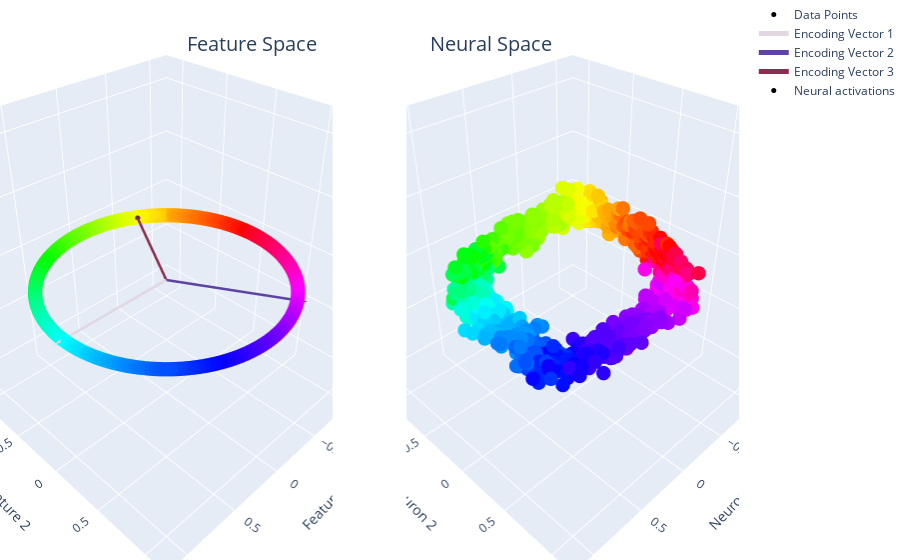

The notebook cell this image was saved under:
### Markdown cell above
### Plot circle $\mathcal{S}^1$ and $N=3$ encoding vectors



We will project latent manifold $\mathcal{S}^1$ (minimal embedding dimension $d=2$) into $N$-dimensional neural state space ($N=3$) with a $d\times N$ matrix $A$. The entries of $A$ are randomly sampled from a uniform distribution $U[-1,1]$ and its columns are random encoding vectors.

### Code cell
num_points = 1000
data = synthetic.hypersphere(1, num_points)

x = data[:, 0]
y = data[:, 1]
z = np.zeros(num_points)

angles = torch.atan2(data[:, 1], data[:, 0])
normalized_angles = angles / (2 * np.pi) + 1 / 2
colors = plt.cm.hsv(normalized_angles)

N = 3
place_angles = np.linspace(0, 2 * np.pi, N, endpoint=False)
encoding_matrix = gs.vstack((gs.cos(place_angles), gs.sin(place_angles)))
vectors = [encoding_matrix[:, i] for i in range(N)]

cm = plt.get_cmap("twilight")
vector_colors = [cm(1.0 * i / N) for i in range(N)]
vector_colors = [
    "rgb({}, {}, {})".format(int(r * 255), int(g * 255), int(b * 255))
    for r, g, b, _ in vector_colors
]

scatter1 = go.Scatter3d(
    x=x, y=y, z=z, mode="markers", marker=dict(size=5, color=colors), name="Data Points"
)

lines_and_cones = []
for idx, (vector, color) in enumerate(zip(vectors, vector_colors)):
    lines_and_cones.append(
        go.Scatter3d(
            x=[0, vector[0]],
            y=[0, vector[1]],
            z=[0, 0],
            mode="lines",
            line=dict(color=color, width=5),
            name=f"Encoding Vector {idx+1}",
        )
    )
    lines_and_cones.append(
        go.Cone(
            x=[vector[0]],
            y=[vector[1]],
            z=[0],
            u=[vector[0] / 10],
            v=[vector[1] / 10],
            w=[0],
            showscale=False,
            colorscale=[[0, color], [1, color]],
            sizemode="absolute",
            sizeref=0.1,
        )
    )

# Your existing setup for the second plot
transformed_encoding_vectors = synthetic.encode_points(
    encoding_matrix.T, encoding_matrix
)
encoded_data = synthetic.encode_points(data, encoding_matrix)
scales = gs.array([5, 3, 1])
sigmoid_data = synthetic.apply_nonlinearity(encoded_data, "sigmoid", scales=scales)


multiplier = 200

poisson_data = torch.poisson(multiplier * sigmoid_data) / multiplier

print(f"mean firing rate: {multiplier * torch.mean(poisson_data):.2f} Hz")

x = poisson_data[:, 0]
y = poisson_data[:, 1]
z = poisson_data[:, 2]


scatter2 = go.Scatter3d(
    x=x,
    y=y,
    z=z,
    mode="markers",
    marker=dict(size=5, color=colors),
    name="Neural activations",
)

# Create a subplot with 1 row and 2 columns
fig = make_subplots(
    rows=1, cols=2, specs=[[{"type": "scatter3d"}, {"type": "scatter3d"}]]
)

# Add the first set of traces (scatter1 and lines_and_cones) to the first subplot
fig.add_traces(
    [scatter1] + lines_and_cones,
    rows=[1] * (len([scatter1]) + len(lines_and_cones)),
    cols=[1] * (len([scatter1]) + len(lines_and_cones)),
)

# Add the second scatter (scatter2) to the second subplot
fig.add_trace(scatter2, row=1, col=2)

# Update layout for each subplot
fig.update_layout(
    scene1=dict(
        aspectmode="cube",
        xaxis=dict(range=[-1.2, 1.2], title="Feature 1"),
        yaxis=dict(range=[-1.2, 1.2], title="Feature 2"),
        zaxis=dict(range=[-1.2, 1.2], title=""),
    ),
    scene2=dict(
        aspectmode="cube",
        xaxis=dict(range=[-1.2, 1.2], title="Neuron 1"),
        yaxis=dict(range=[-1.2, 1.2], title="Neuron 2"),
        zaxis=dict(range=[-1.2, 1.2], title="Neuron 3"),
    ),
    margin=dict(l=0, r=0, b=0, t=0),
    title_text="",
    annotations=[
        dict(
            text="Feature Space",
            xref="paper",
            yref="paper",
            x=0.25,
            y=0.95,
            showarrow=False,
            font=dict(size=20),
        ),
        dict(
            text="Neural Space",
            xref="paper",
            yref="paper",
            x=0.75,
            y=0.95,
            showarrow=False,
            font=dict(size=20),
        ),
    ],
)


fig.show()

### Figure 1 — Plotly figure (JSON) as saved in the notebook; plotly's stock layout.template omitted (floating-point values rounded to 4 significant figures; data arrays with more than 128 entries replaced by an {"elided": "..."} marker saying what was removed)
{"data": [{"marker": {"color": {"elided": "1000x4 float values"}, "size": 5}, "mode": "markers", "name": "Data Points", "scene": "scene", "type": "scatter3d", "x": {"elided": "1000 float values"}, "y": {"elided": "1000 float values"}, "z": {"elided": "1000 int values"}}, {"line": {"color": "rgb(225, 216, 226)", "width": 5}, "mode": "lines", "name": "Encoding Vector 1", "scene": "scene", "type": "scatter3d", "x": [0, 1], "y": [0, 0], "z": [0, 0]}, {"colorscale": [[0, "rgb(225, 216, 226)"], [1, "rgb(225, 216, 226)"]], "scene": "scene", "showscale": false, "sizemode": "absolute", "sizeref": 0.1, "type": "cone", "u": [0.1], "v": [0], "w": [0], "x": [1], "y": [0], "z": [0]}, {"line": {"color": "rgb(93, 67, 164)", "width": 5}, "mode": "lines", "name": "Encoding Vector 2", "scene": "scene", "type": "scatter3d", "x": [0, -0.5], "y": [0, 0.866], "z": [0, 0]}, {"colorscale": [[0, "rgb(93, 67, 164)"], [1, "rgb(93, 67, 164)"]], "scene": "scene", "showscale": false, "sizemode": "absolute", "sizeref": 0.1, "type": "cone", "u": [-0.05], "v": [0.0866], "w": [0], "x": [-0.5], "y": [0.866], "z": [0]}, {"line": {"color": "rgb(141, 44, 80)", "width": 5}, "mode": "lines", "name": "Encoding Vector 3", "scene": "scene", "type": "scatter3d", "x": [0, -0.5], "y": [0, -0.866], "z": [0, 0]}, {"colorscale": [[0, "rgb(141, 44, 80)"], [1, "rgb(141, 44, 80)"]], "scene": "scene", "showscale": false, "sizemode": "absolute", "sizeref": 0.1, "type": "cone", "u": [-0.05], "v": [-0.0866], "w": [0], "x": [-0.5], "y": [-0.866], "z": [0]}, {"marker": {"color": {"elided": "1000x4 float values"}, "size": 5}, "mode": "markers", "name": "Neural activations", "scene": "scene2", "type": "scatter3d", "x": {"elided": "1000 float values"}, "y": {"elided": "1000 float values"}, "z": {"elided": "1000 float values"}}], "layout": {"annotations": [{"font": {"size": 20}, "showarrow": false, "text": "Feature Space", "x": 0.25, "xref": "paper", "y": 0.95, "yref": "paper"}, {"font": {"size": 20}, "showarrow": false, "text": "Neural Space", "x": 0.75, "xref": "paper", "y": 0.95, "yref": "paper"}], "margin": {"b": 0, "l": 0, "r": 0, "t": 0}, "scene": {"aspectmode": "cube", "domain": {"x": [0, 0.45], "y": [0, 1]}, "xaxis": {"range": [-1.2, 1.2], "title": {"text": "Feature 1"}}, "yaxis": {"range": [-1.2, 1.2], "title": {"text": "Feature 2"}}, "zaxis": {"range": [-1.2, 1.2], "title": {"text": ""}}}, "scene2": {"aspectmode": "cube", "domain": {"x": [0.55, 1], "y": [0, 1]}, "xaxis": {"range": [-1.2, 1.2], "title": {"text": "Neuron 1"}}, "yaxis": {"range": [-1.2, 1.2], "title": {"text": "Neuron 2"}}, "zaxis": {"range": [-1.2, 1.2], "title": {"text": "Neuron 3"}}}, "title": {"text": ""}}}
